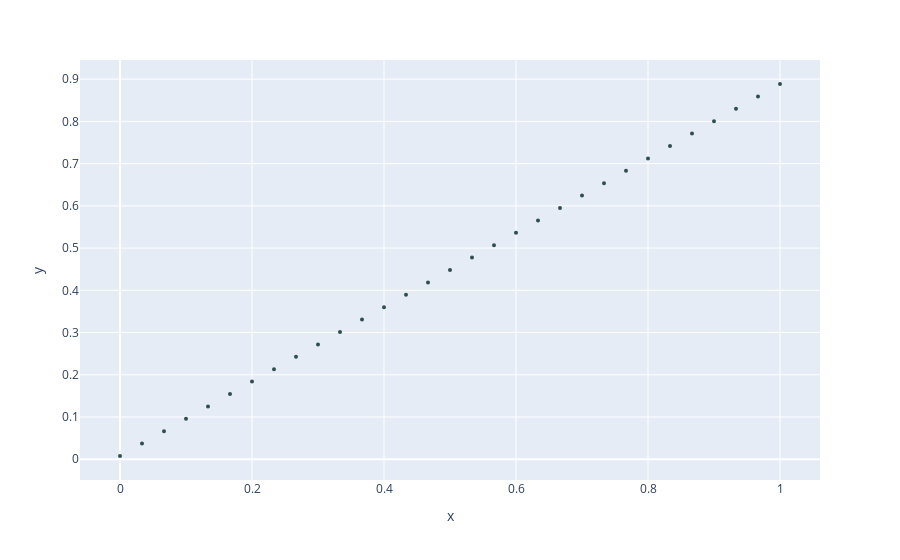

Notebook code for this chart:
### Code cell
line3.plot()

### Figure 1 — Plotly figure (JSON) as saved in the notebook; plotly's stock layout.template omitted (floating-point values rounded to 4 significant figures)
{"data": [{"hovertemplate": "x=%{x}<br>y=%{y}<extra></extra>", "legendgroup": "", "marker": {"color": "#636efa", "line": {"color": "DarkSlateGrey", "width": 2}, "size": 2, "symbol": "circle"}, "mode": "markers", "name": "", "orientation": "v", "showlegend": false, "type": "scatter", "x": [0, 0.03333, 0.06667, 0.1, 0.1333, 0.1667, 0.2, 0.2333, 0.2667, 0.3, 0.3333, 0.3667, 0.4, 0.4333, 0.4667, 0.5, 0.5333, 0.5667, 0.6, 0.6333, 0.6667, 0.7, 0.7333, 0.7667, 0.8, 0.8333, 0.8667, 0.9, 0.9333, 0.9667, 1], "xaxis": "x", "y": [0.007761, 0.03712, 0.06648, 0.09583, 0.1252, 0.1545, 0.1839, 0.2133, 0.2426, 0.272, 0.3013, 0.3307, 0.3601, 0.3894, 0.4188, 0.4481, 0.4775, 0.5068, 0.5362, 0.5656, 0.5949, 0.6243, 0.6536, 0.683, 0.7123, 0.7417, 0.7711, 0.8004, 0.8298, 0.8591, 0.8885], "yaxis": "y"}], "layout": {"legend": {"tracegroupgap": 0}, "margin": {"t": 60}, "xaxis": {"anchor": "y", "domain": [0, 1], "title": {"text": "x"}}, "yaxis": {"anchor": "x", "domain": [0, 1], "title": {"text": "y"}}}}
